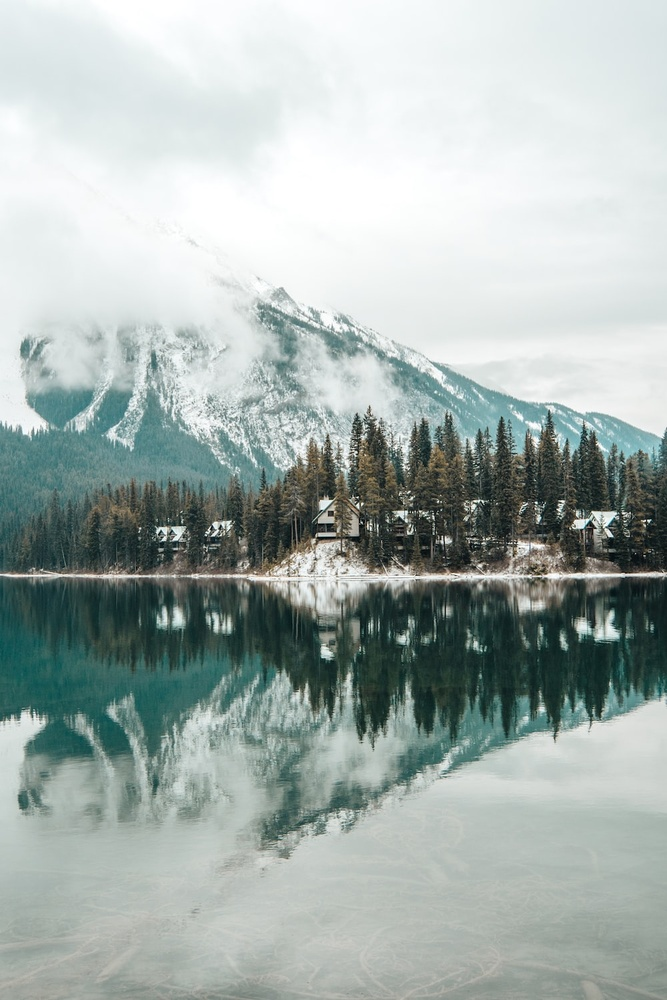
#> input picture chapter1.jpg, 667 x 1000 px, shrunk from 1000 x 1500 before the run
$ python chapter1.py
#> lines starting #> are read from the running program, lines starting #| are printed output that depends on the picture
import cv2
import numpy as np
import matplotlib.pyplot as plt
import time

# Read the image
image = cv2.imread('chapter1.jpg')
#> image is the input picture: shape (1000, 667, 3); mean B, G, R 174.1, 177.4, 166

# Convert the image from BGR (OpenCV default) to RGB (for displaying with Matplotlib)
image_rgb = cv2.cvtColor(image, cv2.COLOR_BGR2RGB)

# # Display the original image using Matplotlib
# plt.imshow(image_rgb)
# plt.axis('off')  # Hide axis
# plt.title('Original Image')
# # plt.show()

# Print the shape of the image
# print(f"Image shape: {image.shape}")

# Get the current time as a number
current_time = int(time.time())

# Generate a number based on current time
generated_number = (current_time % 100) + 50

# Ensure generated_number is even
if generated_number % 2 == 0:
    generated_number += 10

# print(f"Generated number: {generated_number}")

# Add the generated number to each channel and clip the values must between 0 to 255
new_image_rgb = np.clip(image_rgb + generated_number, 0, 255).astype(np.uint8)
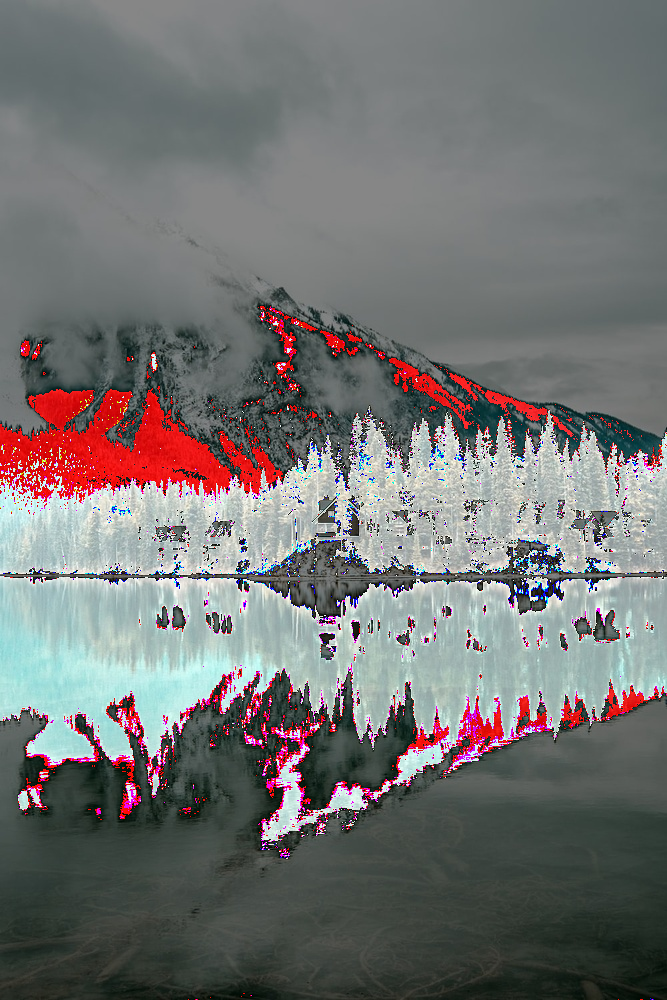
#> new_image_rgb: shape (1000, 667, 3); mean R, G, B 115.5, 114.8, 114

# Display the modified image using Matplotlib
plt.imshow(new_image_rgb)
plt.axis('off')  # Hide axis
plt.title('chapter1out.png')
plt.show()

# Sum all red (R) pixel values in the new image
red_channel_sum = np.sum(new_image_rgb[:, :, 0])
#> red_channel_sum = 77032028

# Output the sum of red pixel values
print(f"Sum of all red pixel values: {red_channel_sum}")
#| Sum of all red pixel values: 77032028
